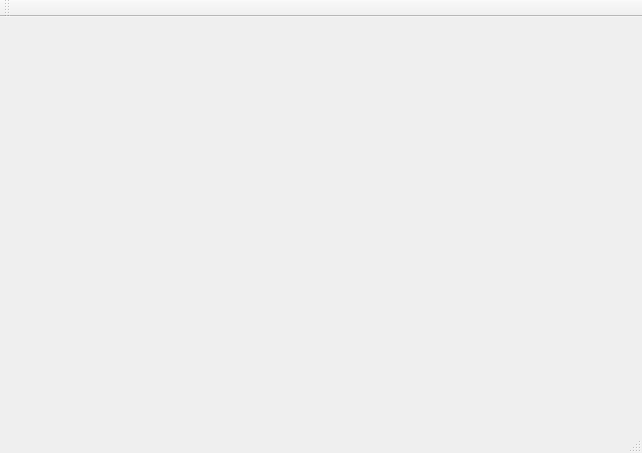
<?xml version="1.0" encoding="UTF-8"?>
<ui version="4.0">
 <class>LinkGame</class>
 <widget class="QMainWindow" name="LinkGame">
  <property name="geometry">
   <rect>
    <x>0</x>
    <y>0</y>
    <width>642</width>
    <height>453</height>
   </rect>
  </property>
  <property name="windowTitle">
   <string>LinkGame</string>
  </property>
  <widget class="QWidget" name="centralWidget"/>
  <widget class="QMenuBar" name="menuBar">
   <property name="geometry">
    <rect>
     <x>0</x>
     <y>0</y>
     <width>642</width>
     <height>23</height>
    </rect>
   </property>
  </widget>
  <widget class="QToolBar" name="mainToolBar">
   <attribute name="toolBarArea">
    <enum>TopToolBarArea</enum>
   </attribute>
   <attribute name="toolBarBreak">
    <bool>false</bool>
   </attribute>
  </widget>
  <widget class="QStatusBar" name="statusBar"/>
 </widget>
 <layoutdefault spacing="6" margin="11"/>
 <resources/>
 <connections/>
</ui>
